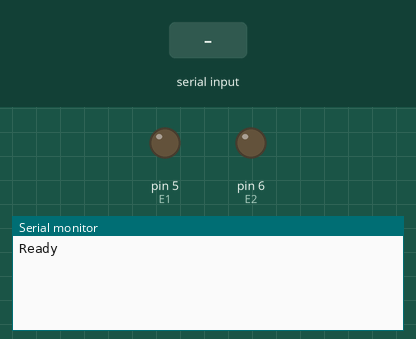
Recording of a sketch running on a simulated Arduino Uno, built with avr-gcc and run on an emulated ATmega328P. Shown: output pins drawn as LEDs (lit = HIGH), the last lines printed to the serial monitor. Inputs (shaded band) come from the test bench.

Above: at 1.2 s.
1.3 s: "f\n" received over Serial
At 2.5 s:
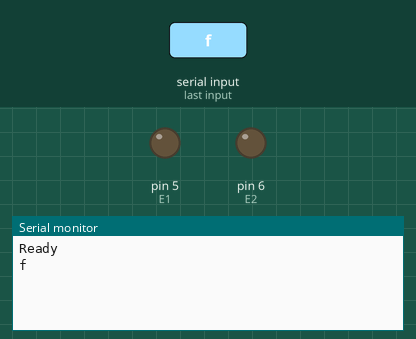
2.8 s: "s\n" received over Serial
At 3.8 s:
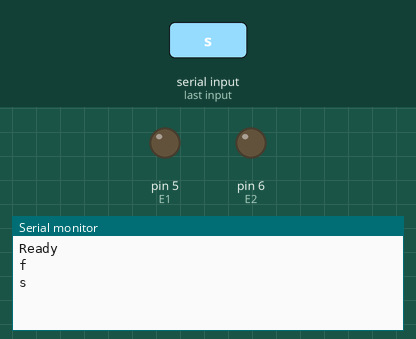
4.3 s: "r\n" received over Serial
At 4.9 s:
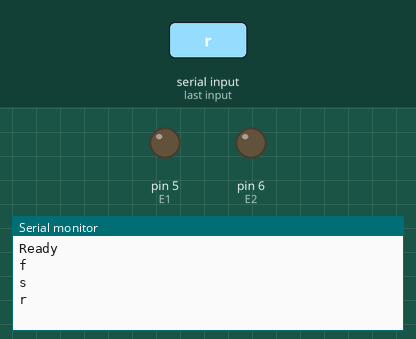
5.8 s: "l\n" received over Serial
At 6.1 s:
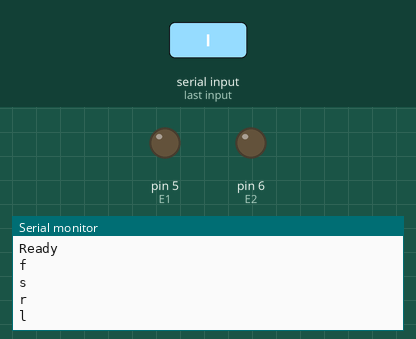
7.3 s: "90,45\n" received over Serial
At 8.5 s:
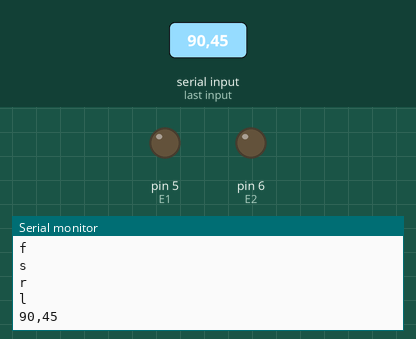
8.8 s: "5\n" received over Serial
At 9.7 s:
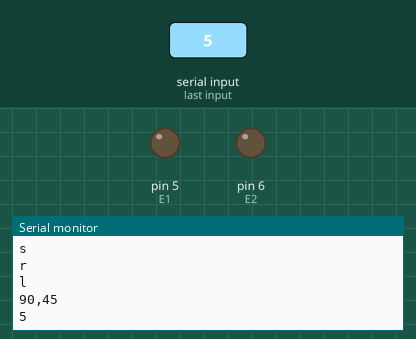

Measured:
- after the input at 1.3 s, the serial monitor: prints a new line at once (image 1)
- after the input at 2.8 s, the serial monitor: prints a new line at once (image 2)
- after the input at 4.3 s, the serial monitor: prints a new line at once (image 3)
- after the input at 5.8 s, the serial monitor: prints a new line at once (image 4)
- after the input at 7.3 s, the serial monitor: prints a new line at once (image 5)
- after the input at 8.8 s, the serial monitor: prints a new line at once (image 6)

The sketch:

arduino-control.ino
```cpp
int E1 = 5;
int E2 = 6;
int M1 = 4;
int M2 = 7;

void stop() {
  digitalWrite(E1, 0);
  digitalWrite(E2, 0);
}

void moveForward(char speed)
{
  analogWrite (E1, speed);
  digitalWrite(M1, HIGH);

  analogWrite (E2, speed);
  digitalWrite(M2, HIGH);
}

void turnLeft(char speed) {
  analogWrite (E1, speed);
  digitalWrite(M1, LOW);

  analogWrite (E2, speed);
  digitalWrite(M2, HIGH);
}

void turnRight(char speed) {
  analogWrite (E1, speed);
  digitalWrite(M1, HIGH);

  analogWrite (E2, speed);
  digitalWrite(M2, LOW);
}

void setup() {
  Serial.begin(115200);
  Serial.setTimeout(10);
  Serial.flush();
  Serial.println("Ready");
}

void loop() {
  if (Serial.available()){
    String command = Serial.readStringUntil('\n');
    command.trim();

    String direction = command.substring(0, 1);
    int speed = command.substring(1, 4).toInt();

    if (direction == "s") {
      stop();
      Serial.println(command);
      return;
    }

    if (direction == "f") {
      moveForward(speed);
    } else if (direction == "r") {
      turnRight(speed);
    } else if (direction == "l") {
      turnLeft(speed);
    }

    Serial.println(command);
  }

  delay(50);
}
```
